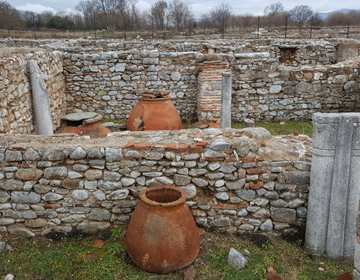
#> input picture class_opencv/ch10/연습문제/harris.jpg, 360 x 280 px
$ python '12번문제.py'   (older library calls are emulated)
#> lines starting #> are read from the running program, lines starting #| are printed output that depends on the picture
### class_opencv/ch04/Common/utils.py
import numpy as np, cv2, time

# [12 lines left out: function print_matInfo, not called in this run]

# 수행시간 체크 함수
stime = 0
# [26 lines left out: functions ck_time, time_check, not called in this run]


# 문자열 출력 함수 - 그림자 효과
def put_string(frame, text, pt, value=None, color=(120, 200, 90)) :
    text = str(text) + str(value)
    shade = (pt[0] + 2, pt[1] + 2)
    font = cv2.FONT_HERSHEY_SIMPLEX
    cv2.putText(frame, text, shade, font, 0.7, (0, 0, 0), 2) # 그림자 효과
    cv2.putText(frame, text, pt   , font, 0.7, color, 2) # 작성 문자

# [13 lines left out: function print_mat, not called in this run]

def contain(p, shape):                              # 좌표(y,x)가 범위내 인지 검사
    return 0<= p[0] < shape[0] and 0<= p[1] < shape[1]

def contain_pts(p, p1, p2):
    return p1[0] <= p[0] < p2[0] and p1[1] <= p[1] < p2[1]

# 시작점 종료점 사각형을 시작점, 크기 형식으로 변환
# [6 lines left out: function rect_convert, not called in this run]

# 시작점과 크기로 사각형 정의
def define_rect(pt, size):
    return (pt[0], pt[1], size[0], size[1])

# 시작점 종료점으로 사각형 정의
def define_rect_pt(pt1, pt2):
    size = np.subtract(pt2, pt1)            # 두좌표 차분 - 너비 높이 계산
    return (pt1[0], pt1[1], size[0], size[1])

### class_opencv/ch10/연습문제/12번문제.py
import numpy as np, cv2
from Common.utils import put_string, ck_time


def cornerHarris(img, ksize, k):
    dx = cv2.Sobel(img, cv2.CV_32F, 1, 0, ksize)  # 수직 소벨 마스크
    dy = cv2.Sobel(img, cv2.CV_32F, 0, 1, ksize)  # 수평 소벨 마스크

    a = cv2.GaussianBlur(dx * dx, (5, 5), 0)  # 가우시안 블러링 수행
    b = cv2.GaussianBlur(dy * dy, (5, 5), 0)
    c = cv2.GaussianBlur(dx * dy, (5, 5), 0)

    corner = (a * b - c * c) - k * (a + b) ** 2  # 코너 응답 함수 계산 -행렬 연산 적용
    return corner


def drawCorner(corner, image, thresh):
    corner = cv2.normalize(corner, 0, 300, cv2.NORM_MINMAX, dtype=cv2.CV_8U)
    pts = np.where(corner > thresh)
    h, w = corner.shape
    corners = []
    for j, i in np.transpose(pts):
        if 0 < i < h - 1 and 0 < j < w - 1:
            neighbor = corner[i - 1:i + 2, j - 1:j + 2].flatten()
            max = np.max(np.delete(neighbor,4)) # 중앙 화소만 제외
            # max = np.max(neighbor[1::2])
            if corner[i, j] >= max: corners.append((j, i))

    for pt in corners:
        cv2.circle(image, pt, 3, (0, 230, 0), -1)  # 좌표 표시
    print("임계값: %2d , 코너 개수: %2d" % (thresh, len(corners)))
    return image


def onCornerHarris(thr):
    img1 = drawCorner(corner1, np.copy(image), thr)
    img2 = drawCorner(corner2, np.copy(image), thr)

    put_string(img1, "USER", (10, 30), "")
    put_string(img2, "OpenCV", (10, 30), "")
    dst = cv2.repeat(img1, 1, 2)  # 두 개 영상을 하나의 윈도우에 표시
    dst[:, img1.shape[1]:, :] = img2
    cv2.imshow("harris detect", dst)


image = cv2.imread('harris.jpg', cv2.IMREAD_COLOR)
#> image is the input picture: shape (280, 360, 3); mean B, G, R 100.8, 112, 120.4
if image is None: raise Exception("영상 파일 읽기 에러")

blockSize, apertureSize = 4, 3  # 소벨 마스크 크기
k, thresh = 0.04, 2  # 코너 응답 임계값
gray = cv2.cvtColor(image, cv2.COLOR_BGR2GRAY)
corner1 = cornerHarris(gray, apertureSize, k)  # 사용자 정의 함수
#> in cornerHarris, `dy = cv2.Sobel(img, cv2.CV_32F, 0, 1, ksize)`:
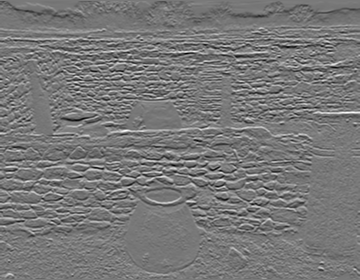
#> dy: shape (280, 360) float32; min -680, max 753, mean -3.5; drawn with min black and max white
#> in cornerHarris, `c = cv2.GaussianBlur(dx * dy, (5, 5), 0)`:
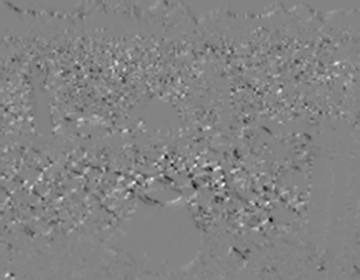
#> c: shape (280, 360) float32; min -81734.8, max 76762.1, mean -180.1; drawn with min black and max white
corner2 = cv2.cornerHarris(gray, blockSize, apertureSize, k)  # OpenCV 제공 함수
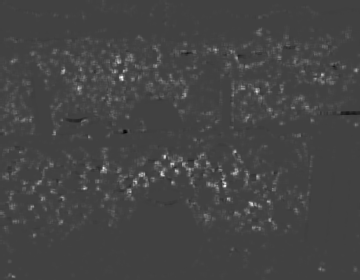
#> corner2: shape (280, 360) float32; min -0.0017, max 0.00495, mean 0.000108; drawn with min black and max white
cv2.namedWindow('harris detect')
cv2.createTrackbar("Threshold", "harris detect", thresh, 20, onCornerHarris)
cv2.waitKey(0)
#> in drawCorner, `corner = cv2.normalize(corner, 0, 300, cv2.NORM_MINMAX, dtype=cv2.CV_8U)`:
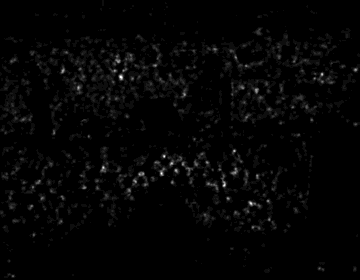
#> corner: shape (280, 360); min 0, max 18, mean 0.318; drawn with min black and max white
#> in drawCorner, `pts = np.where(corner > thresh)`: pts = 2821 positions, rows 28 to 276, columns 1 to 357
#> the loop in drawCorner, `for j, i in np.transpose(pts):` made 2821 passes
#> (j, i, neighbor, max) on passes 1 to 12: (28, 259, [0, 0, 0, 0, 0, 0, 0, 0, 0], 0), (28, 260, [0, 0, 0, 0, 0, 0, 0, 0, 0], 0), (29, 258, [0, 0, 0, 0, 0, 0, 0, 0, 0], 0), (29, 259, [0, 0, 0, 0, 0, 0, 0, 0, 0], 0), (29, 260, [0, 0, 0, 0, 0, 0, 0, 0, 0], 0), (30, 257, [0, 0, 0, 0, 0, 0, 0, 0, 0], 0), (30, 258, [0, 0, 0, 0, 0, 0, 0, 0, 0], 0), (30, 259, [0, 0, 0, 0, 0, 0, 0, 0, 0], 0), (31, 256, [0, 0, 0, 0, 0, 0, 0, 0, 0], 0), (31, 257, [0, 0, 0, 0, 0, 0, 0, 0, 0], 0), (31, 258, [0, 0, 0, 0, 0, 0, 0, 0, 0], 0), (31, 259, [0, 0, 0, 0, 0, 0, 0, 0, 0], 0)
#> (i, neighbor, max) on pass 45: (278, [0, 0, 0, 0, 0, 0, 0, 0, 0], 0)
#> after the loop in drawCorner, `for j, i in np.transpose(pts):`: corners = 1893 pairs, first value 28 to 276, second value 1 to 278
#> the loop in drawCorner, `for pt in corners:` made 1893 passes
#> pt on passes 1 to 3: (28, 259), (28, 260), (29, 258)
#> after the loop in drawCorner, `for pt in corners:`:
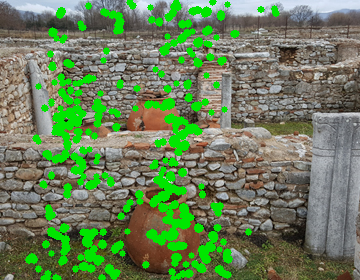
#> image: shape (280, 360, 3); mean of channels 0, 1, 2 89.5, 128.5, 105.2; drawn as B, G, R
#| 임계값:  2 , 코너 개수: 1893
#> call 2 of drawCorner, with thresh = 2
#> in drawCorner (call 2), `pts = np.where(corner > thresh)`: pts = 2961 positions, rows 29 to 277, columns 0 to 358
#> the loop in drawCorner (call 2), `for j, i in np.transpose(pts):` made 2961 passes
#> (j, i, neighbor, max) on passes 1 to 12: (29, 259, [0, 0, 0, 0, 0, 0, 0, 0, 0], 0), (29, 260, [0, 0, 0, 0, 0, 0, 0, 0, 0], 0), (29, 261, [0, 0, 0, 0, 0, 0, 0, 0, 0], 0), (30, 258, [0, 0, 0, 0, 0, 0, 0, 0, 0], 0), (30, 259, [0, 0, 0, 0, 0, 0, 0, 0, 0], 0), (30, 260, [0, 0, 0, 0, 0, 0, 0, 0, 0], 0), (31, 258, [0, 0, 0, 0, 0, 0, 0, 0, 0], 0), (31, 259, [0, 0, 0, 0, 0, 0, 0, 0, 0], 0), (32, 256, [0, 0, 0, 0, 0, 0, 0, 0, 0], 0), (32, 257, [0, 0, 0, 0, 0, 0, 0, 0, 0], 0), (32, 258, [0, 0, 0, 0, 0, 0, 0, 0, 0], 0), (32, 259, [0, 0, 0, 0, 0, 0, 0, 0, 0], 0)
#> (i, neighbor, max) on pass 47: (155, [0, 0, 0, 0, 0, 0, 0, 0, 0], 0)
#> after the loop in drawCorner (call 2), `for j, i in np.transpose(pts):`: corners = 2042 pairs, first value 29 to 277, second value 1 to 278
#> the loop in drawCorner (call 2), `for pt in corners:` made 2042 passes
#> pt on passes 1 to 3: (29, 259), (29, 260), (29, 261)
#> after the loop in drawCorner (call 2), `for pt in corners:`:
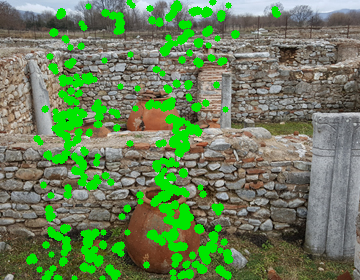
#> image: shape (280, 360, 3); mean of channels 0, 1, 2 89.4, 128.8, 105; drawn as B, G, R
#| 임계값:  2 , 코너 개수: 2042
#> in put_string, `font = cv2.FONT_HERSHEY_SIMPLEX`: font = 0
#> in onCornerHarris, `dst[:, img1.shape[1]:, :] = img2`:
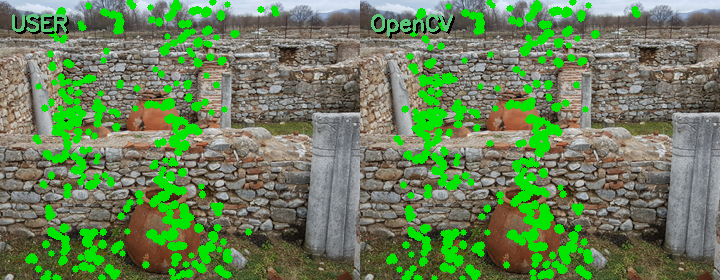
#> dst: shape (280, 720, 3); mean of channels 0, 1, 2 89.5, 129, 104.9; drawn as B, G, R

$ run again, with class_opencv/ch10/연습문제/warp.jpg copied over class_opencv/ch10/연습문제/harris.jpg
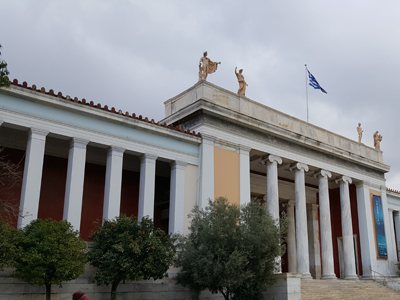
#> input picture class_opencv/ch10/연습문제/warp.jpg, 400 x 300 px
#> image is the input picture: shape (300, 400, 3); mean B, G, R 131.9, 130.3, 129.1
#> in drawCorner, `corner = cv2.normalize(corner, 0, 300, cv2.NORM_MINMAX, dtype=cv2.CV_8U)`:
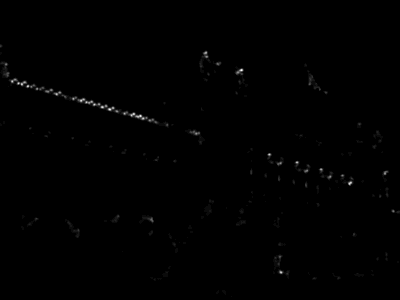
#> corner: shape (300, 400); min 0, max 22, mean 0.1; drawn with min black and max white
#> pts = 1026 positions, rows 45 to 278, columns 0 to 399
#> the loop in drawCorner, `for j, i in np.transpose(pts):` made 1026 passes
#> (j, i, neighbor, max) on passes 2, 4, 5, 6, 7, 8, 9, 10: (45, 1, [0, 0, 0, 0, 0, 0, 0, 0, 0], 0), (46, 1, [0, 0, 0, 0, 0, 0, 0, 0, 0], 0), (51, 205, [0, 0, 0, 0, 0, 0, 0, 0, 0], 0), (51, 206, [0, 0, 0, 0, 0, 0, 0, 0, 0], 0), (52, 203, [0, 0, 0, 0, 0, 0, 0, 0, 0], 0), (52, 204, [0, 0, 0, 0, 0, 0, 0, 0, 0], 0), (52, 205, [0, 0, 0, 0, 0, 0, 0, 0, 0], 0), (52, 206, [0, 0, 0, 0, 0, 0, 0, 0, 0], 0)
#> after the loop in drawCorner, `for j, i in np.transpose(pts):`: corners = 766 pairs, first value 45 to 274, second value 1 to 298
#> the loop in drawCorner, `for pt in corners:` made 766 passes
#> pt on passes 1 to 3: (45, 1), (46, 1), (51, 205)
#| 임계값:  2 , 코너 개수: 766
#> the loop in drawCorner (call 2), `for j, i in np.transpose(pts):` made 1191 passes
#> (j, i, neighbor, max) on passes 2, 4, 5, 6, 7, 8, 9, 10: (46, 1, [0, 0, 0, 0, 0, 0, 0, 0, 0], 0), (47, 1, [0, 0, 0, 0, 0, 0, 0, 0, 0], 0), (51, 205, [0, 0, 0, 0, 0, 0, 0, 0, 0], 0), (51, 206, [0, 0, 0, 0, 0, 0, 0, 0, 0], 0), (51, 207, [0, 0, 0, 0, 0, 0, 0, 0, 0], 0), (52, 205, [0, 0, 0, 0, 0, 0, 0, 0, 0], 0), (52, 206, [0, 0, 0, 0, 0, 0, 0, 0, 0], 0), (52, 207, [0, 0, 0, 0, 0, 0, 0, 0, 0], 0)
#> the loop in drawCorner (call 2), `for pt in corners:` made 881 passes
#> pt on passes 1 to 3: (46, 1), (47, 1), (51, 205)
#| 임계값:  2 , 코너 개수: 881
#> font = 0
#> in onCornerHarris, `dst[:, img1.shape[1]:, :] = img2`:
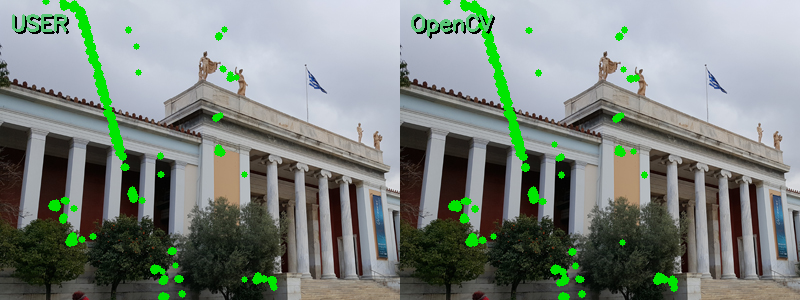
#> dst: shape (300, 800, 3); mean of channels 0, 1, 2 127, 133.1, 124.3; drawn as B, G, R
